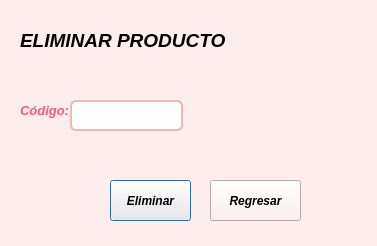
<?xml version="1.0" encoding="UTF-8"?>
<ui version="4.0">
 <class>eliminar</class>
 <widget class="QDialog" name="eliminar">
  <property name="geometry">
   <rect>
    <x>0</x>
    <y>0</y>
    <width>377</width>
    <height>246</height>
   </rect>
  </property>
  <property name="windowTitle">
   <string>Dialog</string>
  </property>
  <property name="styleSheet">
   <string notr="true">background-color: #FDEDEC;
</string>
  </property>
  <widget class="QLabel" name="label">
   <property name="geometry">
    <rect>
     <x>20</x>
     <y>20</y>
     <width>231</width>
     <height>41</height>
    </rect>
   </property>
   <property name="font">
    <font>
     <pointsize>14</pointsize>
     <italic>true</italic>
     <bold>true</bold>
    </font>
   </property>
   <property name="text">
    <string>ELIMINAR PRODUCTO</string>
   </property>
  </widget>
  <widget class="QLabel" name="label_2">
   <property name="geometry">
    <rect>
     <x>20</x>
     <y>100</y>
     <width>61</width>
     <height>21</height>
    </rect>
   </property>
   <property name="font">
    <font>
     <pointsize>10</pointsize>
     <italic>true</italic>
     <bold>true</bold>
    </font>
   </property>
   <property name="styleSheet">
    <string notr="true">color: rgb(255, 85, 127)</string>
   </property>
   <property name="text">
    <string>Código: </string>
   </property>
  </widget>
  <widget class="QLineEdit" name="codigo">
   <property name="geometry">
    <rect>
     <x>70</x>
     <y>100</y>
     <width>113</width>
     <height>31</height>
    </rect>
   </property>
   <property name="styleSheet">
    <string notr="true">QLineEdit {
    background-color: white;
    border: 2px solid #F5B7B1;
    border-radius: 6px;
    padding: 4px;
    color: #7B241C;
}

QLineEdit:focus {
    border: 2px solid #E5989B;
}
</string>
   </property>
  </widget>
  <widget class="QPushButton" name="eliminar_2">
   <property name="geometry">
    <rect>
     <x>110</x>
     <y>180</y>
     <width>81</width>
     <height>41</height>
    </rect>
   </property>
   <property name="font">
    <font>
     <italic>true</italic>
     <bold>true</bold>
    </font>
   </property>
   <property name="styleSheet">
    <string notr="true">color: rgb(0, 0, 0)</string>
   </property>
   <property name="text">
    <string>Eliminar</string>
   </property>
  </widget>
  <widget class="QPushButton" name="regresar">
   <property name="geometry">
    <rect>
     <x>210</x>
     <y>180</y>
     <width>91</width>
     <height>41</height>
    </rect>
   </property>
   <property name="font">
    <font>
     <italic>true</italic>
     <bold>true</bold>
    </font>
   </property>
   <property name="styleSheet">
    <string notr="true">color: rgb(0, 0, 0)</string>
   </property>
   <property name="text">
    <string>Regresar</string>
   </property>
  </widget>
  <widget class="QLabel" name="label_3">
   <property name="geometry">
    <rect>
     <x>208</x>
     <y>75</y>
     <width>131</width>
     <height>101</height>
    </rect>
   </property>
   <property name="text">
    <string/>
   </property>
   <property name="pixmap">
    <pixmap resource="iimagen.qrc">:/imagen/monooo.png</pixmap>
   </property>
   <property name="scaledContents">
    <bool>true</bool>
   </property>
  </widget>
 </widget>
 <resources>
  <include location="iimagen.qrc"/>
 </resources>
 <connections/>
</ui>
